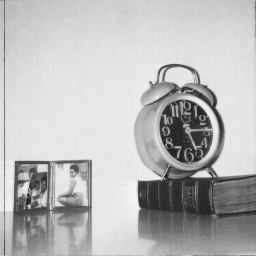
#> input picture Chapter 8/Dataset/5.1.12.tiff, 256 x 256 px, found by its file name
$ python 'hough transform.py'
#> lines starting #> are read from the running program, lines starting #| are printed output that depends on the picture
import skimage.io as io
import numpy as np
import matplotlib.pyplot as plt
from skimage import feature
from skimage import util

c = io.imread('D:\\4-1\\DIP LAB\\dataset\\5.1.12.tiff')
#> c is the input picture: shape (256, 256); min 32, max 246, mean 186
e = feature.canny(c, sigma=2, low_threshold=5)
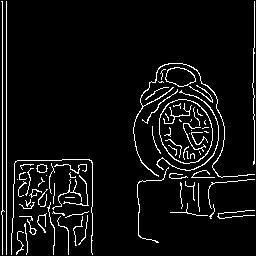
#> e: shape (256, 256) bool; 6% white in thin lines or dots

x, y = np.nonzero(e)
#> x = 3963 values from 1 to 254; y = 3963 values, max 254 at index 3, min 1 at index 0, mean 122.8
xt = np.array([x]).T
#> xt = 3963 values from 1 to 254
yt = np.array([y]).T
#> yt has the same summary as y
th = np.linspace(0, np.pi, 180)
cos_th = np.array([np.cos(th)])
sin_th = np.array([np.sin(th)])
rtable = np.floor(xt.dot(cos_th)+yt.dot(sin_th))
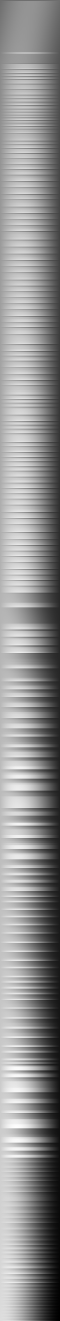
#> rtable: shape (3963, 180) float64 (shown at 1/3 size); min -254, max 332, mean 77.3; drawn with min black and max white

u = np.unique(rtable)
#> u = 587 values from -254 to 332
N = len(u)
#> N = 587
hough = np.zeros((N, 180))
for j in range(180):
    for i in range(N):
        hough[i, j] = np.where(rtable[:, j] == u[i])[0].shape[0]
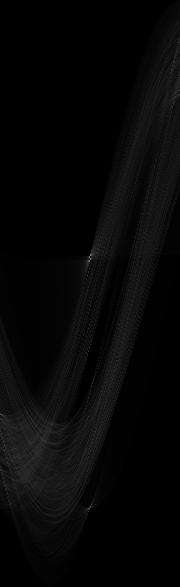
#> hough: shape (587, 180) float64; min 0, max 117, mean 6.8

# Display the Hough transform
plt.imshow(hough, cmap='gray', extent=[0, 180, 0, N])
plt.xlabel('Theta (degrees)')
plt.ylabel('Rho')
plt.title('Hough Transform')
plt.show()
